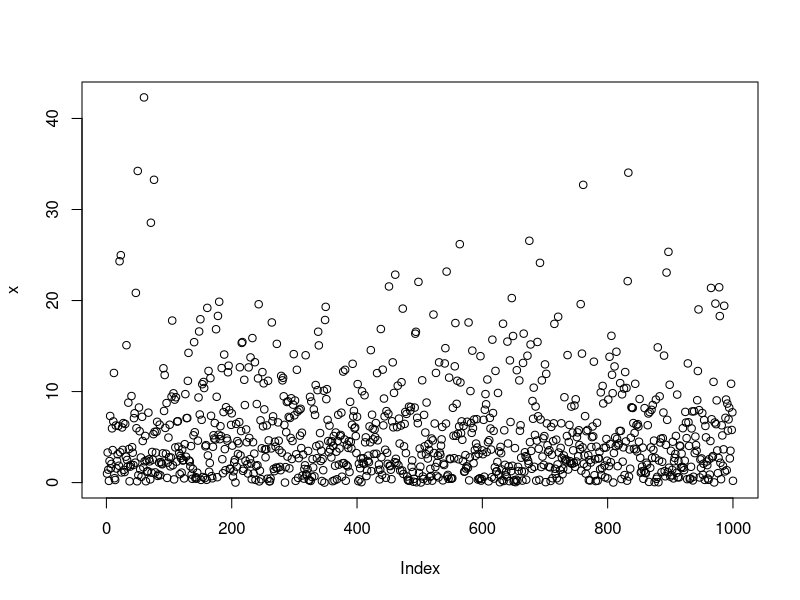
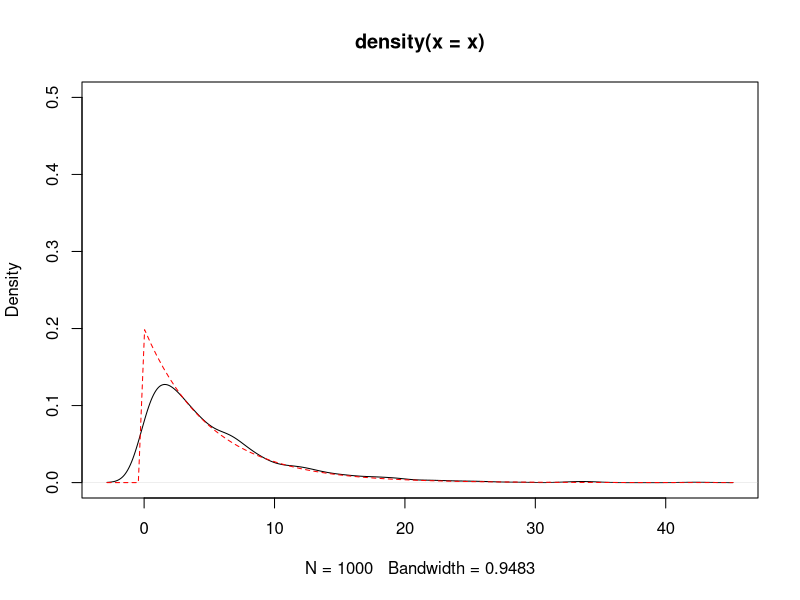
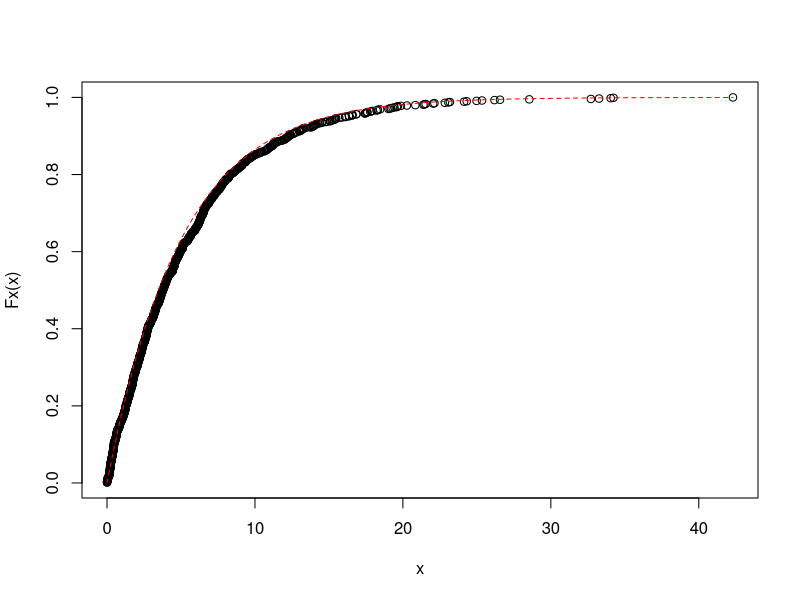
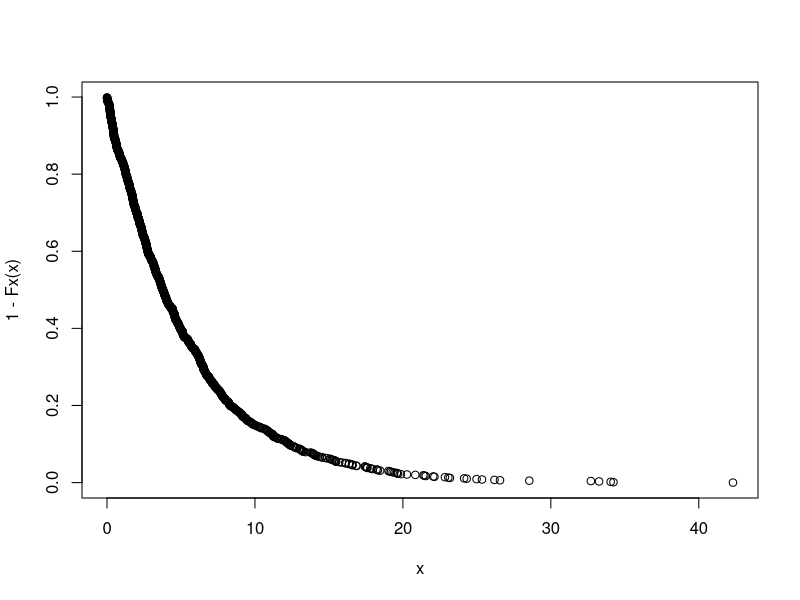
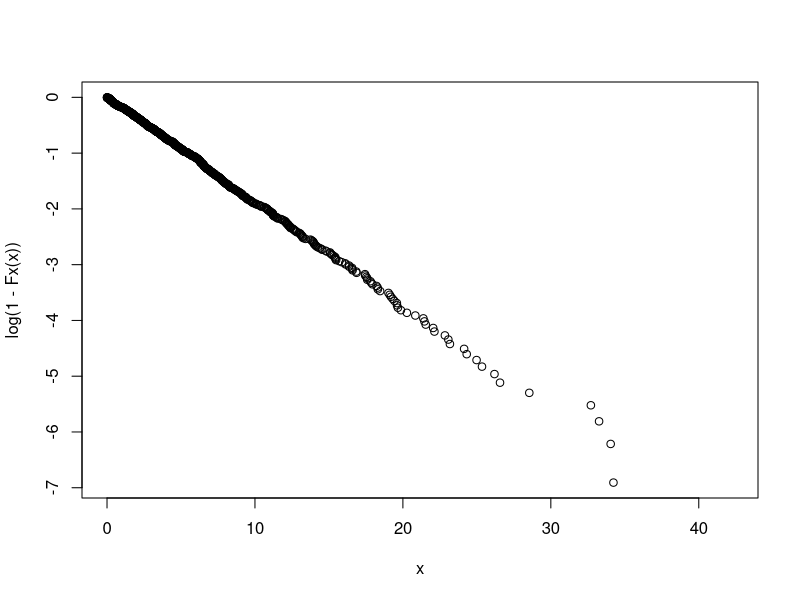
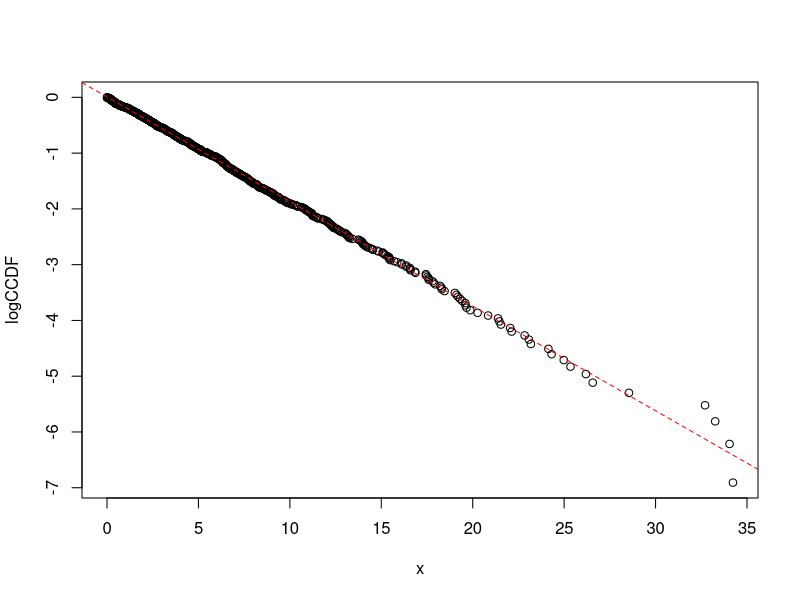
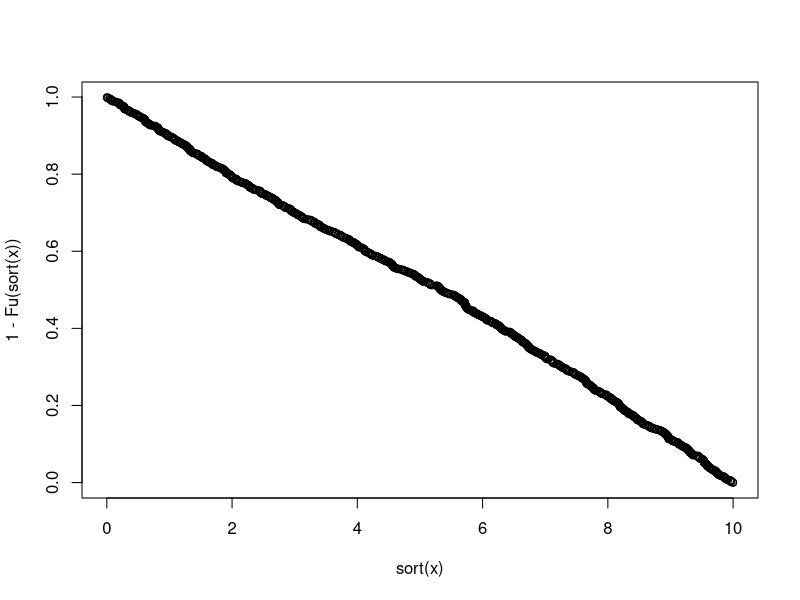
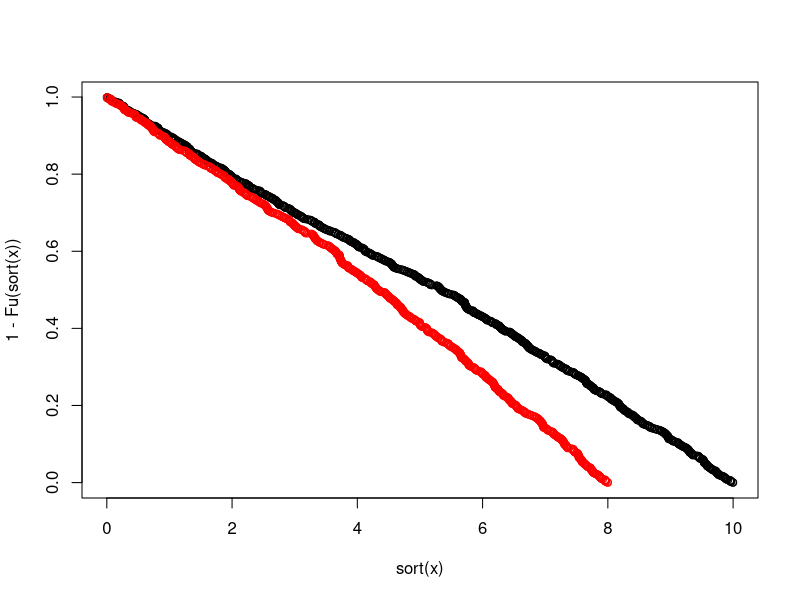

The R source for these figures, in order:
## ---- chunk 1
knitr::opts_chunk$set(fig.align = "center")
set.seed(42)
## ---- chunk 2
x <- rexp(1000, rate=1/5) # rate = lambda = 1/mean
plot(x)
summary(x)
## ---- chunk 3
plot(density(x), ylim=c(0,0.5))

# Theoretical f(x)
curve(dexp(x, 1/5), add=TRUE, lty=2, col="red")
## ---- chunk 4
# Fx is a function representing the empirical CDF of x
Fx <- ecdf(x)
# Returns the empirical CDF at zero (should be 0 because we have samples from an exponential R.V.)
Fx(0)
plot(x, Fx(x))

# Theoretical CDF
curve(pexp(x, 1/5), add=TRUE, lty=2, col="red")
## ---- chunk 5
plot(x, 1-Fx(x))
## ---- chunk 6
plot(x, log(1-Fx(x)))
## ---- chunk 7
logCCDF <- log(1 - Fx(x))
# Given that the last value of the CDF is 1, the last value of the CCDF
# will be 0, that after the logarithm will result in a -\infinity.
# Therefore we remove all these values
x <- x[is.finite(logCCDF)]
logCCDF <- logCCDF[is.finite(logCCDF)]

# Linear regression to estimate the slope and summary of its values
fit <- lm(logCCDF ~ x)
summary(fit)
# Plot of the resulting line
plot(x, logCCDF)
abline(fit$coefficients, lty=2, col="red")
## ---- chunk 8
x <- runif(1000, 0, 10)
Fu <- ecdf(x)
plot(sort(x), 1-Fu(sort(x)))
## ---- chunk 9
x2 <- x[x>2]-2
Fu2 <- ecdf(x2)
plot(sort(x), 1-Fu(sort(x)))
points(sort(x2), 1-Fu2(sort(x2)), col="red")
## ---- chunk 10
x <- rexp(1000, 1/5)
x2 <- x[x>5] - 5
Fu <- ecdf(x)
plot(sort(x), 1-Fu(sort(x)))
Fu2 <- ecdf(x2)
points(sort(x2), 1-Fu2(sort(x2)), col="red")
## ---- chunk 11
qqplot(x, x2)
abline(0, 1, lty=2, col="red")
## ---- chunk 12
x <- rexp(1000, 1/5)
y <- rexp(1000, 1/10)
z <- pmin(x, y)
## ---- chunk 13
plot(density(x), ylim=c(0,0.3))
lines(density(y), col='blue')
lines(density(z), col='red')
## ---- chunk 14
mean(z)
## ---- chunk 15
Fx <- ecdf(z)
logCCDF <- log(1 - Fx(z))
z <- z[is.finite(logCCDF)]
logCCDF <- logCCDF[is.finite(logCCDF)]

fit <- lm(logCCDF ~ z)
plot(z, logCCDF)
abline(fit$coefficients, lty=2, col="red")
## ---- chunk 16
-fit$coefficients["z"]
## ---- chunk 17
inter <- rexp(1000, 2)
llegadas <- cumsum(inter)
## ---- chunk 18
llegadas[length(llegadas)] # another option: max(llegadas)
## ---- chunk 19
intervalos <- seq(0, max(llegadas), 1) # Intervalos de longitud 1
asignacion <- cut(llegadas, intervalos)
n_llegadas <- tabulate(asignacion)
## ---- chunk 20
hist(n_llegadas,probability=TRUE, breaks=seq(-0.5, 10.5, 1))
lines(0:10, dpois(0:10, 2), type = "h", lwd = 2, col="red")
## ---- chunk 21
qqplot(n_llegadas, rpois(1000, 2 * 1))
abline(0, 1, lty=2, col="red")
## ---- chunk 22
N <- 1000 # Intervals
lambda <- 2
t <- 1
n <- rpois(N, lambda * t)
## ---- chunk 23
llegadas <- c()
for (i in seq(1,N)) { 
  llegadas_intervalo <- runif(n[i], (i-1)*t, i*t)
  llegadas <- c(llegadas, sort(llegadas_intervalo))
}
## ---- chunk 24
inter <- diff(llegadas)
mean(inter)
plot(density(inter), ylim=c(0,lambda))
curve(dexp(x, lambda), add=TRUE, lty=2, col="red")
## ---- chunk 25
N <- 2000
lambda1 <- 1
inter1 <- rexp(N, lambda1)
times1 <- cumsum(inter1)

lambda2 <- 3
inter2 <- rexp(N, lambda2)
times2 <- cumsum(inter2)
## ---- chunk 26
max(times1); max(times2)
tmax = min(max(times1), max(times2))

times1 <- times1[times1 < tmax]
times2 <- times2[times2 < tmax]
## ---- chunk 27
llegadas <- sort(c(times1, times2))
## ---- chunk 28
inter <- diff(llegadas)
mean(inter)
plot(density(inter), ylim=c(0,lambda1+lambda2))
curve(dexp(x, lambda1+lambda2), add=TRUE, lty=2, col="red")
## ---- chunk 29
qqplot(inter, rexp(length(inter), lambda1 + lambda2))
abline(0, 1, lty=2, col="red")
## ---- chunk 30
N <- 2000
lambda <- 4
inter <- rexp(N, lambda)
llegadas <- cumsum(inter)
## ---- chunk 31
prob <- 1/4
indices <- runif(length(llegadas)) < prob
llegadas_subset <- llegadas[indices]
## ---- chunk 32
interarrivals <- diff(llegadas_subset)
qqplot(interarrivals, rexp(length(interarrivals), lambda*prob))
abline(0, 1, lty=2, col="red")
## ---- chunk 33
interu <- runif(1000, 8, 12)
timesu <- cumsum(interu)
## ---- chunk 34
plot(density(interu))
## ---- chunk 35
intervalos <- seq(0, max(timesu), 15) # Intervalos de longitud 15
asignacion <- cut(timesu, intervalos)
n_llegadas <- tabulate(asignacion)
hist(n_llegadas,probability=TRUE, breaks=seq(-0.5, 4.5, 1))
## ---- chunk 36
llegadasu1 <- cumsum(runif(1000, 8, 12))
llegadasu2 <- cumsum(runif(1000, 8, 12))
llegadasu3 <- cumsum(runif(1000, 8, 12))
llegadasu4 <- cumsum(runif(1000, 8, 12))

llegadas <- sort(c(llegadasu1, llegadasu2, llegadasu3, llegadasu4))
## ---- chunk 37
interarrivals <- diff(llegadas)
plot(density(interarrivals), ylim=c(0,0.4))
curve(dexp(x, 0.4), add=TRUE, lty=2, col="red")
## ---- chunk 38
qqplot(interarrivals, rexp(length(interarrivals), 0.4))
abline(0, 1, lty=2, col="red")
## ---- chunk 39
Ntotal <- 20
RateUno <- 1/((8+12)/2) # Tasa de llegadas de un proceso
llegadas_total <- c()
for (i in seq(1,Ntotal)) { 
  #llegadas <- cumsum(runif(1000, 8, 12))
  llegadas <- cumsum(rnorm(1000, 10, 1))
  llegadas_total <- sort(c(llegadas_total, llegadas))
}


interarrivals <- diff(llegadas_total)
qqplot(interarrivals, rexp(length(interarrivals), Ntotal*RateUno))
abline(0, 1, lty=2, col="red")
## ---- chunk 40
N <- 100000
lambda <- 1/10
x <- rexp(N, lambda)
x50 <- x[x>50]
mean(x50)
## ---- chunk 41
required_lifetime <- 1
lambda <- 1/2
N <- 10000
hd_1 <- rexp(N, lambda)
survived <- hd_1[hd_1 > required_lifetime]

length(survived)/N
## ---- chunk 42
N <- 10000
required_lifetime <- 1
lambda <- 1
hd_1 <- rexp(N, lambda)
hd_2 <- rexp(N, lambda)

sobreviven = (hd_1 > required_lifetime) & (hd_2 > required_lifetime)
survived <- sum(sobreviven, na.rm = TRUE)
survived/N
## ---- chunk 43
N <- 10000
required_lifetime <- 1
lambda <- 1
hd_1 <- rexp(N, lambda)
hd_2 <- rexp(N, lambda)

sobreviven = (hd_1 > required_lifetime) | (hd_2 > required_lifetime)
survived <- sum(sobreviven, na.rm = TRUE)
survived/N
## ---- chunk 44
N <- 2000
lambda <- 2
inter <- rexp(N, lambda)
llegadas <- cumsum(inter)
## ---- chunk 45
Timeout <- 1
salidas_interfaz <- c()
t_now <- 0
for (t_llegada in llegadas) {
  if (t_llegada - t_now < Timeout) { # Llega antes del umbral
    salidas_interfaz <- c(salidas_interfaz, t_llegada)
  } else { # Llega tarde, hay que ver cuanto de tarde
    n_thresholds <- floor((t_llegada-t_now)/Timeout)
    t_generados <- t_now + seq(1,n_thresholds)*Timeout
    salidas_interfaz <- c(salidas_interfaz, t_generados, t_llegada)
  }
  t_now <- t_llegada
}
## ---- chunk 46
iarrival_salida <- diff(salidas_interfaz)
mean(iarrival_salida)
1/mean(iarrival_salida)
## ---- chunk 47
plot(density(iarrival_salida), ylim=c(0, 1/mean(iarrival_salida)))
curve(dexp(x, 1/mean(iarrival_salida)), add=TRUE, lty=2, col="red")
## ---- chunk 48
qqplot(iarrival_salida, rexp(length(iarrival_salida), 1/mean(iarrival_salida)))
abline(0, 1, lty=2, col="red")
